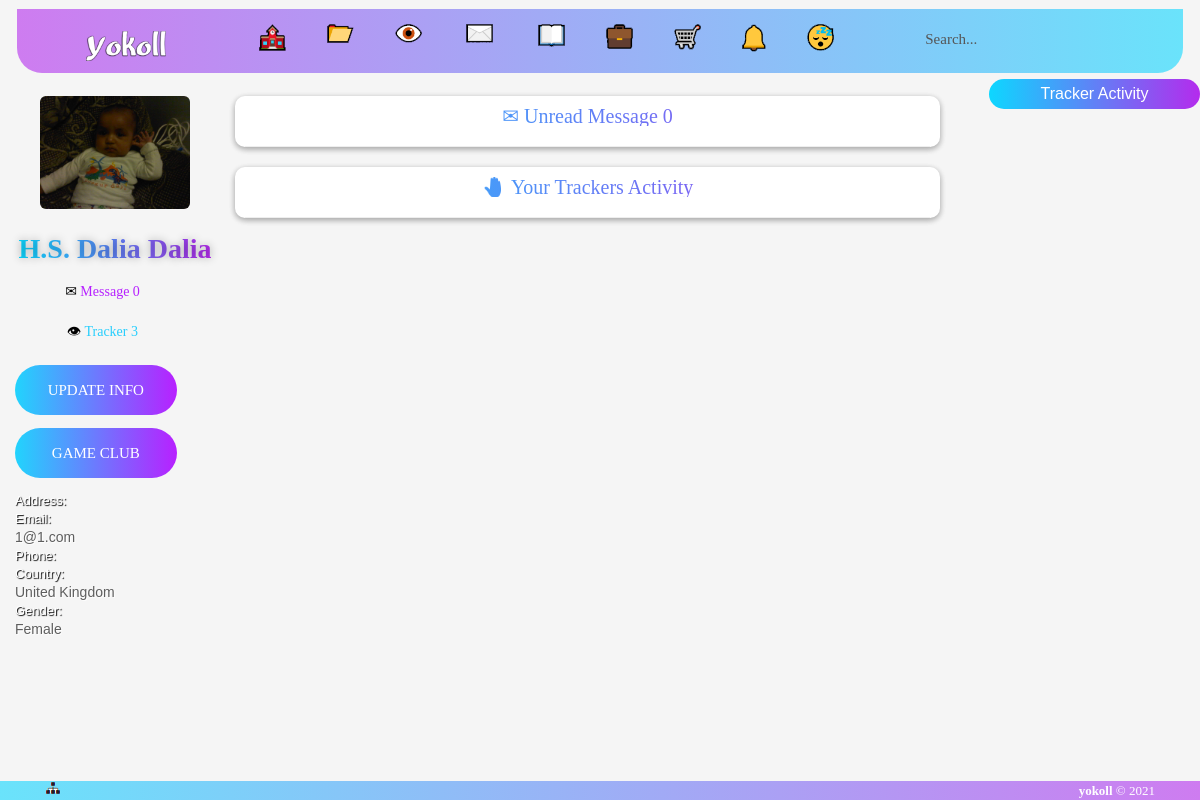
Page /gau_barta.php (signed in) on the committed database.
### tables this page shows
CREATE TABLE IF NOT EXISTS `members` (
`id` int(225) NOT NULL,
  `fname` varchar(100) NOT NULL,
  `lname` varchar(100) NOT NULL,
  `user` varchar(25) NOT NULL,
  `email` varchar(100) NOT NULL,
  `password` varchar(50) NOT NULL,
  `gender` varchar(100) NOT NULL,
  `address` varchar(300) NOT NULL,
  `city` varchar(100) NOT NULL,
  `country` varchar(50) NOT NULL,
  `contact` varchar(15) NOT NULL,
  `bday` varchar(100) NOT NULL,
  `profilepic` varchar(500) NOT NULL,
  `coverphoto` varchar(500) NOT NULL,
  `bio` varchar(250) NOT NULL,
  `experiences` varchar(200) NOT NULL,
  `primary_school` varchar(100) NOT NULL,
  `high_school` varchar(100) NOT NULL,
  `college` varchar(100) NOT NULL,
  `graduation_college` varchar(100) NOT NULL,
  `work` varchar(100) NOT NULL,
  `art_and_enter` varchar(200) NOT NULL,
  `home_address` varchar(100) NOT NULL,
  `home_city` varchar(100) NOT NULL,
  `home_country` varchar(100) NOT NULL,
  `home_contact` varchar(15) NOT NULL,
  `office_contact` varchar(15) NOT NULL,
  `sub_email` varchar(50) NOT NULL,
  `link` varchar(500) NOT NULL,
  `verified` varchar(200) NOT NULL,
  `real_time` datetime NOT NULL,
  `join_time` varchar(50) NOT NULL,
  `update_time` varchar(25) NOT NULL,
  `security_que` varchar(500) NOT NULL,
  `security_ans` text NOT NULL,
  `search_name` varchar(500) NOT NULL
);

### bin/access/social/left_bar_content.php (the view, shortened to what this page needs)
 <div align="center">
        <?php
					$dalia=$_SESSION['SESS_MEMBER_ID'];
								$hamim = mysql_query("SELECT * FROM members where user='$dalia'");
								while($tuhan = mysql_fetch_array($hamim))
								  {
			  ?>
			  <div class="row">
        <div class="col-md-12 col-sm-12">
			  <div align="center">
			  		<a title="Update Photo" href="http://localhost/social/update/picture/<?php echo $tuhan['user'];?>"><img src="http://localhost/social/<?php echo $tuhan['profilepic'];?>" height="150" width="150" class="img-responsive img-rounded"></a>
            </div>
     <br/>
     <div style="width:200px;">
         <strong><a href="http://localhost/social/user/<?php echo $tuhan['user'];?>" alt="Login as <?php echo $tuhan['fname'];?> <?php echo $tuhan['lname'];?>"><font class="name-font"><?php echo $tuhan['fname'];?>&nbsp;<?php echo $tuhan['lname'].$tuhan['verified'];?></font></a></strong>
         </div>
         </div>
			</div>
        <div class="row">
        <div class="col-md-12 col-sm-12">
        <div class="row">
     <div class="col-md-12">
         <div align="center">
         <a class="nav-link space" href="http://localhost/social/messages/" title="Unread Message" >✉ <font color="#b621ff"><b>Message <?php
$result11 = mysql_query("SELECT * FROM mess WHERE idPhong='".$_SESSION['SESS_MEMBER_ID'] ."' and status='unread'");
	$numberOfRows4 = MYSQL_NUMROWS($result11);
	echo '<font>' . $numberOfRows4 . '</font>';
	?></b></font></a>
     <a class="nav-link space" href="http://localhost/social/view/all/track/request/" title="Tracker Request" >👁‍ <font color="#27cefd"><b>Tracker  <?php
$result = mysql_query("SELECT * FROM friends WHERE requested='".$_SESSION['SESS_MEMBER_ID'] ."' and status='pending' ORDER BY requested ASC");
	$numberOfRows = MYSQL_NUMROWS($result);
	echo '<font>' . $numberOfRows . '</font>';
	?></b></font></a>
     </div>
            </div>
     </div>
        </div>
        </div>
       <div class="row">
        <div class="col-md-10 col-sm-12">
            <div align="center">
					<div class="container-login100-form-btn">
						<div class="wrap-login100-form-btn">
							<div class="login100-form-bgbtn"></div>
							<a title="Update Photo" href="http://localhost/social/update/info/<?php echo $tuhan['user'];?>"><button class="login100-form-btn">
								Update Info
							</button></a>
						</div>
					</div>
                <div class="container-login100-form-btn">
						<div class="wrap-login100-form-btn">
							<div class="login100-form-bgbtn"></div>
							<a title="🎲 GameClub" href="http://localhost/social/gameclub/" target="_blank"><button class="login100-form-btn">
								game club
							</button></a>
						</div>
					</div>
                </div>
           </div>
      </div>
        <div style="overflow: auto;">
       <div align="left">
           <ul>
               <li>
       <div class="basic-info">Address:</div>
                   </li>
               <li>
       <div class="basic-info">Email:</div>
	   <div class="basic-info-fild"><?php echo $tuhan['email'];?>
       </div>
               </li>
               <li>
       <div class="basic-info">Phone:</div>
               </li>
                   <li>
       <div class="basic-info">Country:</div>
       <div class="basic-info-fild">
	   <?php echo $tuhan['country'];?>
       </div>
               </li>
                       <li>
       <div class="basic-info">Gender:</div>
       <div class="basic-info-fild">
	   <?php echo $tuhan['gender'];?>
       </div>
               </li>
         </ul>
       </div>
     </div>
       <?php
	    }
				?>
                </div>

### bin/access/css/yokoll.css (style rules this page uses)
.space { margin-right:25px; }
body,html,.row-offcanvas { height:100%; }
body { padding-top: 0px; }
.name-font { font-size: 28px; background: linear-gradient(to right, rgba(13, 215, 255,10.0) , rgba(180, 43, 237,10.0)); -webkit-background-clip: text; -webkit-text-fill-color: transparent; text-shadow: 0px 0px 8px rgba(0, 0, 0,.3); }
.basic-info { color: white; text-shadow: 1px 1px 1px #000000; margin-top:5px; margin-bottom:5px; position:relative; font-size:13px; }
.basic-info-fild { color: #5E5E5E; text-shadow: 1px 1px 1px #fff; margin-top:0px; position:relative; font-size:14px; }

### bin/access/css/chat-aria.css (style rules this page uses)
html, body, div, span, applet, object, iframe, h1, h2, h3, h4, h5, h6, p, blockquote, pre, a, abbr, acronym, address, big, cite, code, del, dfn, em, img, ins, kbd, q, s, samp, small, strike, strong, sub, sup, tt, var, b, u, i, center, dl, dt, dd, ol, ul, li, fieldset, form, label, legend, table, caption, tbody, tfoot, thead, tr, th, td, article, aside, canvas, details, embed, figure, figcaption, footer, header, hgroup, menu, nav, output, ruby, section, summary, time, mark, audio, video { margin: 0; padding: 0; border: 0; font-size: 100%; font: inherit; vertical-align: baseline; }
body { line-height: 1; }
ol, ul { list-style: none; }
html { width: 100%; }
body { width: 100%; color:#FFFFFF; }
@media (min-width: 768px) { body { font-size: 16px; } }
a { text-decoration: none; }
button { cursor: pointer; font-size: inherit; border: 0; }
strong { font-weight: 600; }
img { max-width: 100%; height: auto; }
* { box-sizing: border-box; }

### bin/access/css/main.css (style rules this page uses)
* { margin: 0px; padding: 0px; box-sizing: border-box; }
body, html { height: 100%; font-family: Poppins-Regular, sans-serif; color: #000000; }
a { font-family: Poppins-Regular; font-size: 14px; line-height: 1.7; color: #000000; margin: 0px; transition: all 0.4s; -webkit-transition: all 0.4s; -o-transition: all 0.4s; -moz-transition: all 0.4s; }
ul, li { margin: 0px; list-style-type: none; }
button { outline: none !important; border: none; background: transparent; }
.container-login100-form-btn { display: -webkit-box; display: -webkit-flex; display: -moz-box; display: -ms-flexbox; display: flex; flex-wrap: wrap; justify-content: center; padding-top: 13px; }
.wrap-login100-form-btn { width: 100%; display: block; position: relative; z-index: 1; border-radius: 25px; overflow: hidden; margin: 0 auto; }
.login100-form-bgbtn { position: absolute; z-index: -1; width: 300%; height: 100%; background: #a64bf4; background: -webkit-linear-gradient(right, #21d4fd, #b721ff, #21d4fd, #b721ff); background: -o-linear-gradient(right, #21d4fd, #b721ff, #21d4fd, #b721ff); background: -moz-linear-gradient(right, #21d4fd, #b721ff, #21d4fd, #b721ff); background: linear-gradient(right, #21d4fd, #b721ff, #21d4fd, #b721ff); top: 0; left: -100%; -webkit-transition: all 0.4s; -o-transition: all 0.4s; -moz-transition: all 0.4s; transition: all 0.4s; }
.login100-form-btn { font-family: Poppins-Medium; font-size: 15px; color: #fff; line-height: 1.2; text-transform: uppercase; display: -webkit-box; display: -webkit-flex; display: -moz-box; display: -ms-flexbox; display: flex; justify-content: center; align-items: center; padding: 0 20px; width: 100%; height: 50px; }

### rows in the picture
members: profilepic (picture), fname "H.S. Dalia", lname "Dalia", numberOfRows4 "0", numberOfRows "3", email "1@1.com", country "United Kingdom", gender "Female"

### other values in the picture
$numberOfRows4 "0"
